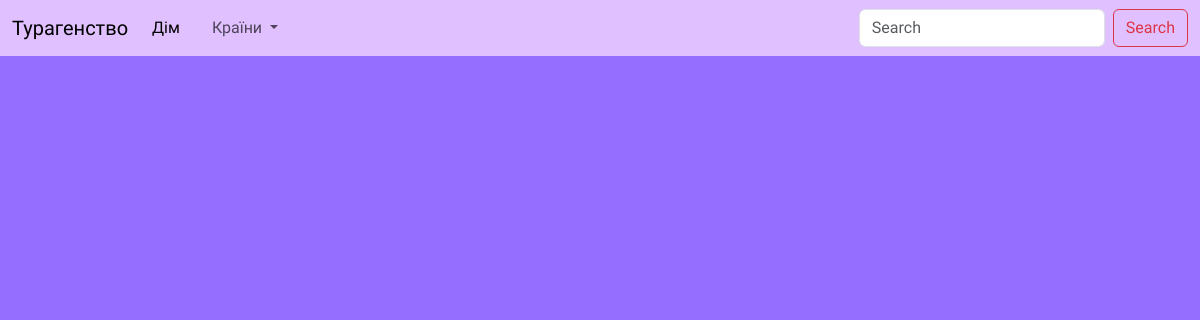
Page /category/5 on the earlier database version.
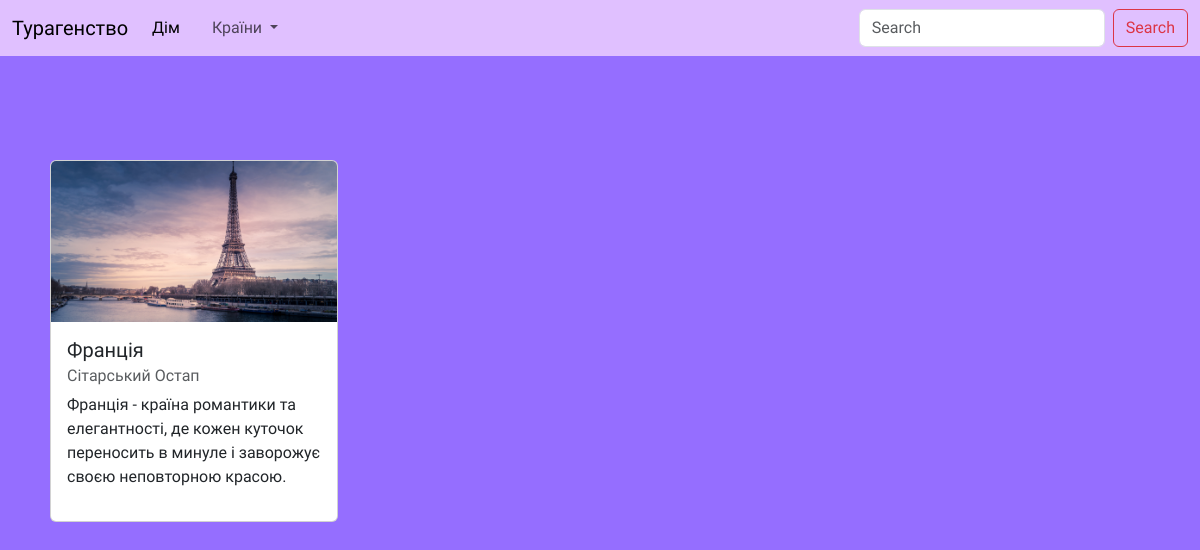
Same page on the later database version.
### tables this page shows
CREATE TABLE "posts" (
	"id"	INTEGER,
	"category_id"	INTEGER,
	"author_id"	TEXT,
	"title"	TEXT NOT NULL,
	"text"	TEXT,
	"image"	TEXT,
	PRIMARY KEY("id" AUTOINCREMENT),
	FOREIGN KEY("category_id") REFERENCES "category"("id"),
	FOREIGN KEY("author_id") REFERENCES "users"("id")
);

### app.py (the view)
@app.route("/category/<id>")
def category(id):
    posts = get_category_post(id)
    category_list = get_categorys()
    category = get_category_name(id)[1].upper()
    return render_template("category_posts.html", category_list = get_categorys(), posts = posts)

### sql_queries.py (called while the page is built)
def open():
    global conn, cursor
    conn = sqlite3.connect("travel.db")
    cursor = conn.cursor()

def close():
    cursor.close()
    conn.close()

def get_category_name(id):
    open()
    cursor.execute('''SELECT * from category WHERE id == (?)''', [id])
    category = cursor.fetchone()
    conn.commit()
    close()
    return category

def get_category_post(id):
    open()
    cursor.execute('''SELECT * from posts WHERE category_id == (?)''', [id])
    post = cursor.fetchall()
    conn.commit()
    close()
    return post

def get_categorys():
    open()
    cursor.execute('''SELECT * from category''')
    data = cursor.fetchall()
    conn.commit()
    close()
    return data

### templates/category_posts.html (shortened to what this page needs)
{% extends 'base.html' %}
{% block main %}
<main class = "container-fluid p-0 ">
      <div class ="posts container py-5">
        <div class="card-group">
        {% for post in posts %}
        <div class="card m-2" style="max-width: 18rem;">
          <img src="{{ url_for('static', filename='img/' +post[5]) }}" class="card-img-top" >
          <div class="card-body">
            <h5 class="card-title">{{post[3]}}</h5>
            <h6 class="card-subtitle mb-2 text-body-secondary">Сітарський Остап</h6>
            <p class="card-text">{{post[4]}}</p>
          </div>
        {% endfor %}
          </div>
        </div>
      </div>
</main>
{% endblock main %}

### templates/base.html (shortened to what this page needs)
<!doctype html>
<html lang="uk">
<head>
    <link href="https://cdn.jsdelivr.net/npm/bootstrap@5.3.0-alpha1/dist/css/bootstrap.min.css" rel="stylesheet">
    <link rel="stylesheet" href="{{ url_for('static', filename='style.css')}}">
</head>
<body>
    <header class='container-fluid m-0 p-0'>
        <nav class="navbar navbar-expand-lg " style = "background-color:rgb(224, 192, 255);">
            <div class="container-fluid">
              <a class="navbar-brand" href="#">Турагенство</a>
              <div class="collapse navbar-collapse" id="navbarSupportedContent">
                <ul class="navbar-nav me-auto mb-2 mb-lg-0">
                  <li class="nav-item">
                    <a class="nav-link active" aria-current="page" href="{{url_for('index')}}">Дім</a>
                  </li>
                  <li class="nav-item">
                    <a class="nav-link" href="#"></a>
                  </li>
                  <li class="nav-item dropdown">
                    <a class="nav-link dropdown-toggle" href="#" role="button" data-bs-toggle="dropdown" aria-expanded="false">
                      Країни
                    </a>
                  </li>
                </ul>
                <form class="d-flex" role="search">
                  <input class="form-control me-2" type="search" placeholder="Search" aria-label="Search">
                  <button class="btn btn-outline-danger" type="submit">Search</button>
                </form>
              </div>
            </div>
          </nav>
    </header>
    {% block main %}
    {% endblock main %}
</body>
</html>

### static/style.css (style rules this page uses)
body { font-family: 'Comfortaa', cursive; background-color:rgb(149, 110, 255); }

Differences in the rows shown:
now on this page (row edited): posts: image (picture), title "Франція", text "Франція - країна романтики та елегантності, де кожен куточок переносить в минуле і заворожує своєю неповторною красою."
